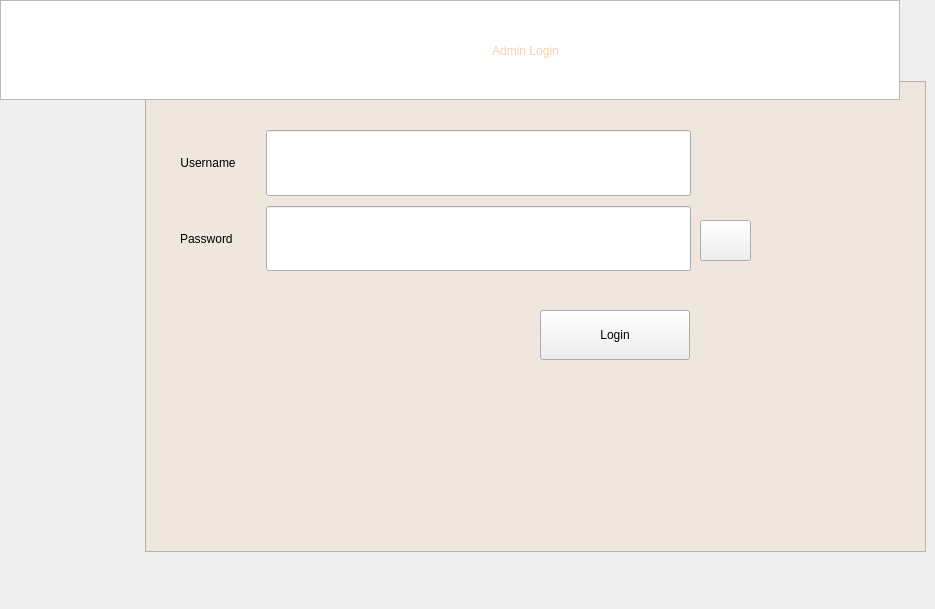
    <widget class="QWidget" name="admin_page">
     <property name="styleSheet">
      <string notr="true"/>
     </property>
     <widget class="QWidget" name="formLayoutWidget">
      <property name="geometry">
       <rect>
        <x>150</x>
        <y>100</y>
        <width>541</width>
        <height>201</height>
       </rect>
      </property>
      <layout class="QFormLayout" name="Form_login_admin">
       <property name="sizeConstraint">
        <enum>QLayout::SetMaximumSize</enum>
       </property>
       <property name="fieldGrowthPolicy">
        <enum>QFormLayout::ExpandingFieldsGrow</enum>
       </property>
       <property name="horizontalSpacing">
        <number>30</number>
       </property>
       <property name="verticalSpacing">
        <number>10</number>
       </property>
       <property name="leftMargin">
        <number>30</number>
       </property>
       <property name="topMargin">
        <number>30</number>
       </property>
       <property name="bottomMargin">
        <number>30</number>
       </property>
       <item row="0" column="0">
        <widget class="QLabel" name="Label_username">
         <property name="sizePolicy">
          <sizepolicy hsizetype="Expanding" vsizetype="Expanding">
           <horstretch>0</horstretch>
           <verstretch>0</verstretch>
          </sizepolicy>
         </property>
         <property name="styleSheet">
          <string notr="true"/>
         </property>
         <property name="text">
          <string>Username</string>
         </property>
         <property name="alignment">
          <set>Qt::AlignCenter</set>
         </property>
        </widget>
       </item>
       <item row="0" column="1">
        <widget class="QLineEdit" name="Line_admin_username">
         <property name="sizePolicy">
          <sizepolicy hsizetype="Expanding" vsizetype="Expanding">
           <horstretch>30</horstretch>
           <verstretch>30</verstretch>
          </sizepolicy>
         </property>
         <property name="styleSheet">
          <string notr="true"/>
         </property>
        </widget>
       </item>
       <item row="1" column="0">
        <widget class="QLabel" name="Label_password">
         <property name="sizePolicy">
          <sizepolicy hsizetype="Expanding" vsizetype="Expanding">
           <horstretch>0</horstretch>
           <verstretch>0</verstretch>
          </sizepolicy>
         </property>
         <property name="styleSheet">
          <string notr="true"/>
         </property>
         <property name="text">
          <string>Password</string>
         </property>
        </widget>
       </item>
       <item row="1" column="1">
        <widget class="QLineEdit" name="Line_admin_password">
         <property name="sizePolicy">
          <sizepolicy hsizetype="Expanding" vsizetype="Expanding">
           <horstretch>30</horstretch>
           <verstretch>30</verstretch>
          </sizepolicy>
         </property>
         <property name="styleSheet">
          <string notr="true"/>
         </property>
         <property name="echoMode">
          <enum>QLineEdit::Password</enum>
         </property>
        </widget>
       </item>
      </layout>
     </widget>
     <widget class="QPushButton" name="Pbutton_submit_signin_admin">
      <property name="geometry">
       <rect>
        <x>540</x>
        <y>310</y>
        <width>150</width>
        <height>50</height>
       </rect>
      </property>
      <property name="autoFillBackground">
       <bool>false</bool>
      </property>
      <property name="styleSheet">
       <string notr="true"/>
      </property>
      <property name="text">
       <string>Login</string>
      </property>
     </widget>
     <widget class="QGraphicsView" name="graphicsView_4">
      <property name="geometry">
       <rect>
        <x>0</x>
        <y>0</y>
        <width>900</width>
        <height>100</height>
       </rect>
      </property>
      <property name="autoFillBackground">
       <bool>true</bool>
      </property>
      <property name="styleSheet">
       <string notr="true"/>
      </property>
      <property name="backgroundBrush">
       <brush brushstyle="NoBrush">
        <color alpha="255">
         <red>85</red>
         <green>85</green>
         <blue>255</blue>
        </color>
       </brush>
      </property>
      <property name="foregroundBrush">
       <brush brushstyle="SolidPattern">
        <color alpha="255">
         <red>85</red>
         <green>85</green>
         <blue>255</blue>
        </color>
       </brush>
      </property>
      <property name="interactive">
       <bool>false</bool>
      </property>
     </widget>
     <widget class="QLabel" name="label">
      <property name="geometry">
       <rect>
        <x>0</x>
        <y>-40</y>
        <width>150</width>
        <height>600</height>
       </rect>
      </property>
      <property name="text">
       <string/>
      </property>
      <property name="pixmap">
       <pixmap>../../Thiết kế chưa có tên (2).png</pixmap>
      </property>
     </widget>
     <widget class="QLabel" name="label_5">
      <property name="geometry">
       <rect>
        <x>0</x>
        <y>0</y>
        <width>150</width>
        <height>600</height>
       </rect>
      </property>
      <property name="text">
       <string/>
      </property>
      <property name="pixmap">
       <pixmap resource="../resources/resources.qrc">:/images/images/Side-panel.png</pixmap>
      </property>
     </widget>
     <widget class="QLabel" name="label_6">
      <property name="geometry">
       <rect>
        <x>150</x>
        <y>0</y>
        <width>751</width>
        <height>101</height>
       </rect>
      </property>
      <property name="styleSheet">
       <string notr="true">color: rgb(244, 209, 174);
font: 87 20pt &quot;Arial Black&quot;;</string>
      </property>
      <property name="text">
       <string>Admin Login</string>
      </property>
      <property name="alignment">
       <set>Qt::AlignCenter</set>
      </property>
     </widget>
     <widget class="QPushButton" name="Pbutton_showpass_admin">
      <property name="geometry">
       <rect>
        <x>700</x>
        <y>220</y>
        <width>51</width>
        <height>41</height>
       </rect>
      </property>
      <property name="autoFillBackground">
       <bool>false</bool>
      </property>
      <property name="styleSheet">
       <string notr="true"/>
      </property>
      <property name="text">
       <string/>
      </property>
      <property name="icon">
       <iconset>
        <normaloff>../resources/icons/eye_icon.png</normaloff>../resources/icons/eye_icon.png</iconset>
      </property>
      <property name="iconSize">
       <size>
        <width>50</width>
        <height>50</height>
       </size>
      </property>
     </widget>
     <widget class="QGraphicsView" name="graphicsView_2">
      <property name="geometry">
       <rect>
        <x>145</x>
        <y>81</y>
        <width>781</width>
        <height>471</height>
       </rect>
      </property>
      <property name="styleSheet">
       <string notr="true">background-color: rgb(239, 230, 221)</string>
      </property>
     </widget>
     <zorder>graphicsView_2</zorder>
     <zorder>graphicsView_4</zorder>
     <zorder>formLayoutWidget</zorder>
     <zorder>Pbutton_submit_signin_admin</zorder>
     <zorder>label</zorder>
     <zorder>label_5</zorder>
     <zorder>label_6</zorder>
     <zorder>Pbutton_showpass_admin</zorder>
    </widget>
